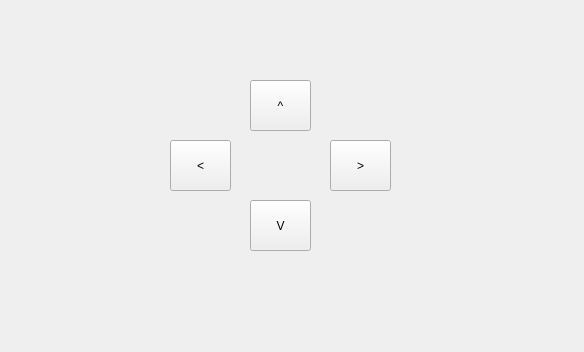
<?xml version="1.0" encoding="UTF-8"?>
<ui version="4.0">
 <class>MainWindow</class>
 <widget class="QMainWindow" name="MainWindow">
  <property name="geometry">
   <rect>
    <x>0</x>
    <y>0</y>
    <width>584</width>
    <height>352</height>
   </rect>
  </property>
  <property name="windowTitle">
   <string>MainWindow</string>
  </property>
  <widget class="QWidget" name="centralWidget">
   <widget class="QPushButton" name="btnMoveForward">
    <property name="geometry">
     <rect>
      <x>250</x>
      <y>80</y>
      <width>61</width>
      <height>51</height>
     </rect>
    </property>
    <property name="text">
     <string>^</string>
    </property>
   </widget>
   <widget class="QPushButton" name="btnMoveBackward">
    <property name="geometry">
     <rect>
      <x>250</x>
      <y>200</y>
      <width>61</width>
      <height>51</height>
     </rect>
    </property>
    <property name="text">
     <string>V</string>
    </property>
   </widget>
   <widget class="QPushButton" name="btnRotateLeft">
    <property name="geometry">
     <rect>
      <x>170</x>
      <y>140</y>
      <width>61</width>
      <height>51</height>
     </rect>
    </property>
    <property name="text">
     <string>&lt;</string>
    </property>
   </widget>
   <widget class="QPushButton" name="btnRotateRight">
    <property name="geometry">
     <rect>
      <x>330</x>
      <y>140</y>
      <width>61</width>
      <height>51</height>
     </rect>
    </property>
    <property name="text">
     <string>&gt;</string>
    </property>
   </widget>
  </widget>
 </widget>
 <layoutdefault spacing="6" margin="11"/>
 <resources/>
 <connections/>
</ui>
